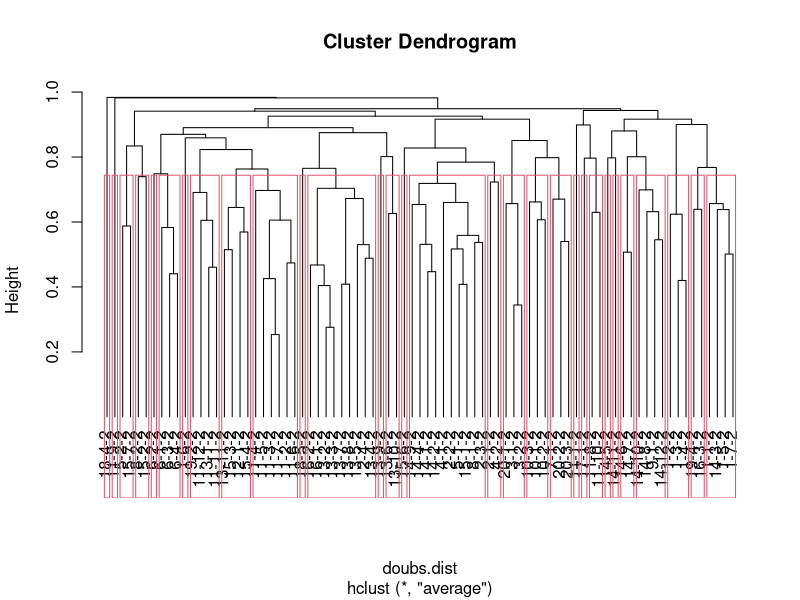
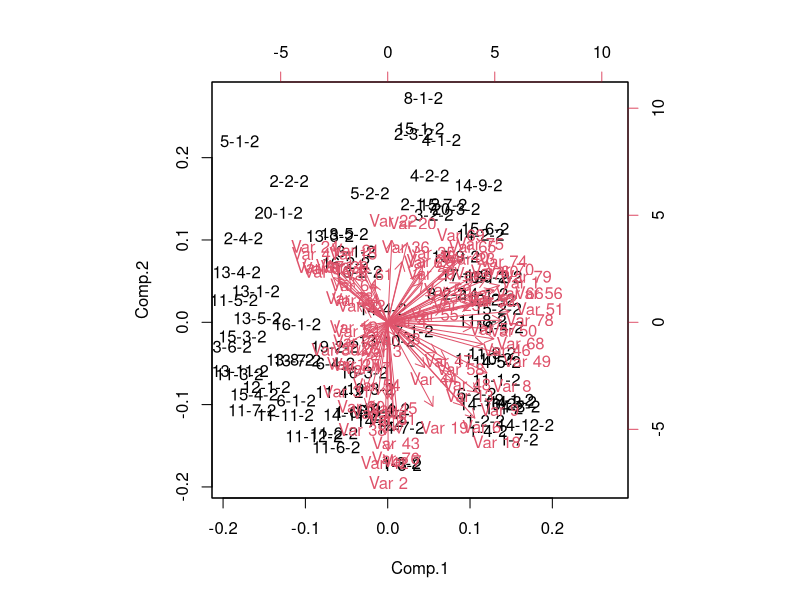
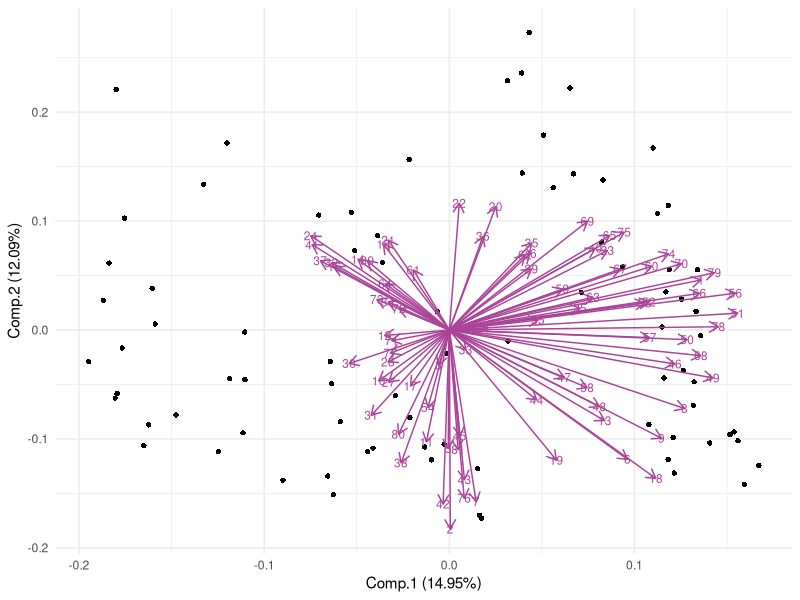
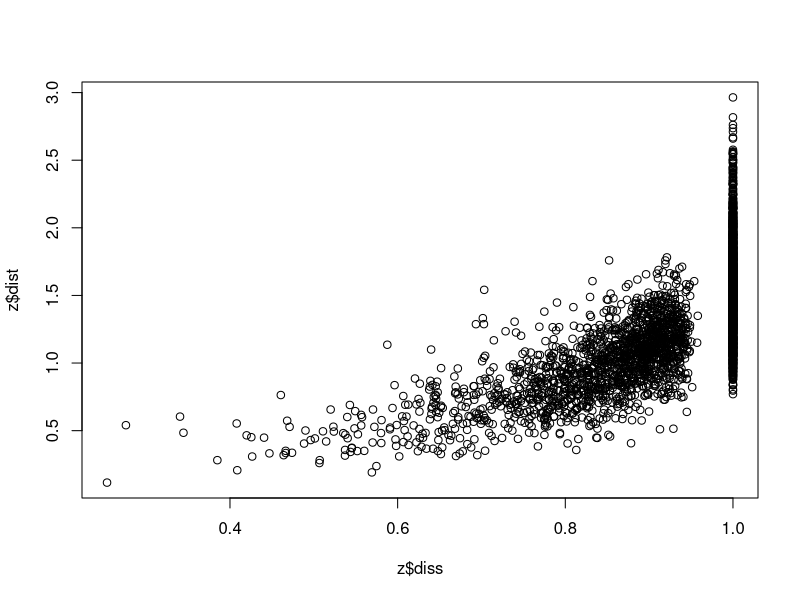
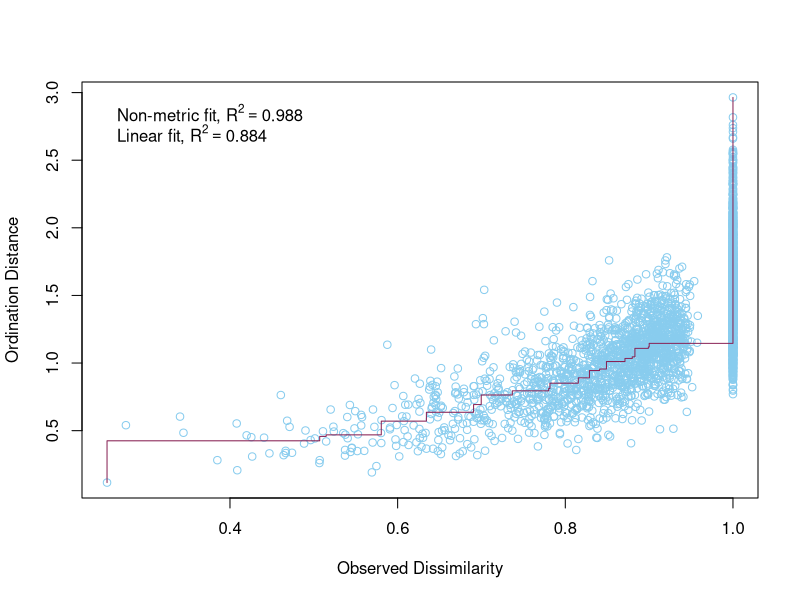
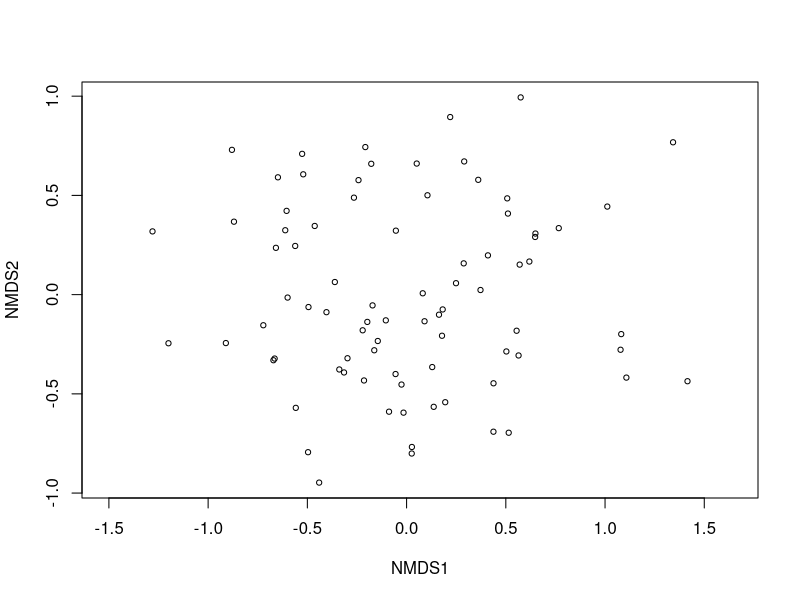
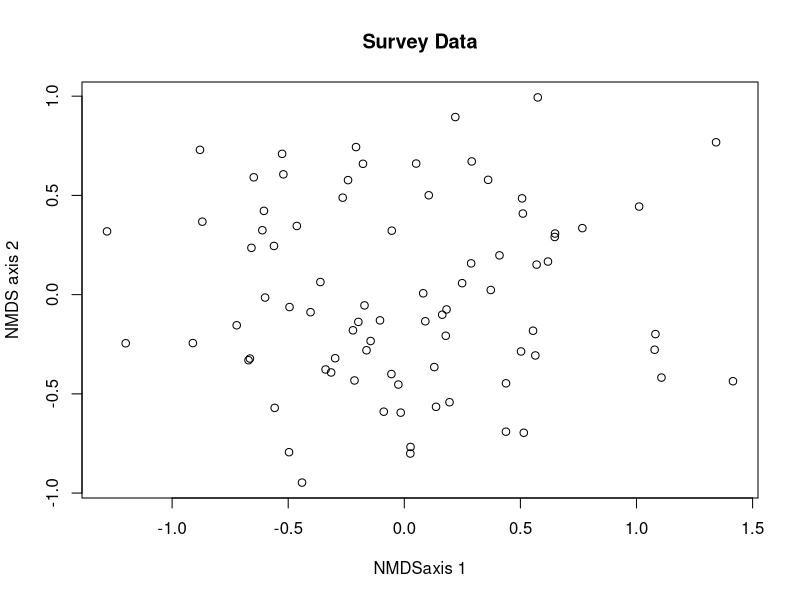
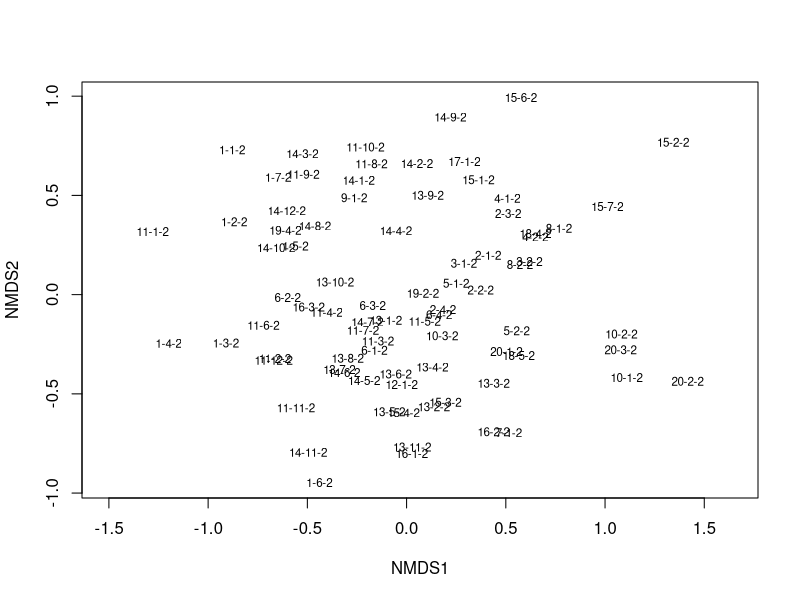

Reproduce these figures in R, in order. (Note: this script raises an error after producing the figures.)
#### NMDS Seedlings below 50 cm####

# Before anything else, verify that your environment is totally clear.
# This is important, because old objects can foul up the works
# Clean up the working environment
rm(list = ls())

# Verify working directory, should be ~/Documents/Analyses/lastname_first
getwd()

# Load tidyverse
library("tidyverse")
# Check for updates
tidyverse_update()


#### Cleaning up the data ####

library(dplyr)

library(readr)
SurveyData<- read_csv("Fieldwork/SurveyData_Clean_WN_removed.csv")

# The species that were entered as percent-cover need to be accounted for
# Given that the number of plants will vary greatly, but cover plants were all
# in Tier_1, for each percent cover plant I will give a value of 

# The plot needs to be numeric, so I need to change the Plot names to unique
# numeric variables, site needs to be given a number value as does W_N

# This code gives the combined plot names a simple, unique, numeric ID, but I 
# would like clearer ID's so I will use another method
# SurveyData_Combined$Plot <- as.numeric(as.factor(SurveyData_Combined$Plot))

# Assigning the Site a unique numeric value
SurveyData$Site <- as.numeric(as.factor(SurveyData$Site))
# Assigning W and N unique numeric values (weed is now 2, native is now 1)
SurveyData$W_N <- as.numeric(as.factor(SurveyData$W_N))

# Now combine this into unique numerical plot names
library(tidyr)
SurveyData_Combined <- SurveyData %>%
  unite(Plot, Site, Plot, sep = "-")

# Unite Plot and Weed vs Native columns so that now the plot id is all in one
# column that includes the site, plot number, and whether it is weed or native
library(tidyr)
SurveyData_Combined <- SurveyData_Combined %>%
  unite(Plot, Plot, W_N, sep = "-")

# I need to make this data only include seedlings. Therefore, I need to remove
# the rows that only include species > 51 cm.

SurveyData_Combined$seedlings <- SurveyData_Combined$Tier_1 - SurveyData_Combined$Tier_3
SurveyData_Combined$seedlings <- SurveyData_Combined$Tier_1 - SurveyData_Combined$Tier_4

#### Change the data to be a matrix (n sample units x p species) ####

# This code gives NA values when species are not present in a plot
#Survey_wideNA <- SurveyData_Combined %>%
#  pivot_wider(names_from = Plot, 
#              values_from = Tier_1, 
#              id_cols = ScientificName)

# autotransform is not doing anything, so I need to transform my data
# square root was given as a good transformation, so I will do that

 SurveyData_Combined$seedlings_sqrt <- sqrt(SurveyData_Combined$seedlings)

# Filter down to only native species
# Remove native species plots
# Remove rows where Group is "Native"

SurveyData_Combined_Weeds <- SurveyData_Combined %>% 
  filter(CentralSpecies != "Native")

# This code gives 0 values when species are not present in a plot
Survey_wide <- SurveyData_Combined_Weeds %>%
  pivot_wider(names_from = ScientificName, 
              values_from = seedlings_sqrt, 
              id_cols = Plot) %>%
  mutate_all(~ replace(., is.na(.), 0))

# instead of being a tibble, I wanted to convert it back to a data frame
Survey_wide = as.data.frame(Survey_wide)


# Needs to remove the first column of numbers as row names and make the Scientific 
# names of species into the row names
row.names(Survey_wide) <- Survey_wide$Plot 
# Remove the first column from the data frame 
Survey_wide <- Survey_wide[, -1]

#Quick checks for empty rows or columns...
rowSums(Survey_wide)
colSums(Survey_wide)

# These are the columns that need to be removed using the data with the extra 
# woolly nightshades removed
# Survey_wide<-Survey_wide[,-115] # this gets rid of the the column where there is a zero
# Survey_wide<-Survey_wide[,-40] # this gets rid of the the column where there is a zero
# Survey_wide<-Survey_wide[,-39] # this gets rid of the the column where there is a zero


# These are the columns that need to be removed using the data without the extra woolly
# nightshades removed
# Survey_wide<-Survey_wide[,-14] # this gets rid of the the column where there is a zero
# Survey_wide<-Survey_wide[,-34] # this gets rid of the the column where there is a zero
# Survey_wide<-Survey_wide[,-37] # this gets rid of the the column where there is a zero

# Remove empty columns
Survey_wide <- Survey_wide[, colSums(Survey_wide) != 0]
Survey_wide <- Survey_wide[, rowSums(Survey_wide) != 0]

rowSums(Survey_wide)
colSums(Survey_wide)

# Try removing outlier
Survey_wide<-Survey_wide[-80, ] # this gets rid of the the row that looks to be an outlier

# This code gives 0 values when species are not present in a plot
# Survey_wide <- SurveyData_Combined %>%
#  pivot_wider(names_from = ScientificName, 
#              values_from = Tier_1_sqrt, 
#              id_cols = Plot) %>%
#  mutate_all(~ replace(., is.na(.), 0))

# instead of being a tibble, I wanted to convert it back to a data frame
# Survey_wide = as.data.frame(Survey_wide)


# Needs to remove the first column of numbers as row names and make the Scientific 
# names of species into the row names
# row.names(Survey_wide) <- Survey_wide$Plot 
# Remove the first column from the data frame 
# Survey_wide <- Survey_wide[, -1]

# Note is that this is not subset, may need to subset to only the 
# most common species or species that occur more than 5 times etc.

#### NMDS ####

library(vegan)

#Quick checks for empty rows or columns...
# rowSums(Survey_wide)
# colSums(Survey_wide)

#Empty sites can cause problems so let's drop it
# Survey_wide<-Survey_wide[,-46] # this gets rid of the the column where there is a zero
# Survey_wide<-Survey_wide[,-49,] # this gets rid of the the column where there is a zero
??vegdist

doubs.dist<-vegdist(Survey_wide)
doubs.dist

# Check for Na, NaN,Inf values
any(is.na(doubs.dist))
any(is.infinite(doubs.dist))


#Classification
Survey_wide<-hclust(doubs.dist,method='average')
plot(Survey_wide,hang=-1) #The hang=-1 tidies it up so all the end nodes finish at the same level
grp<-cutree(Survey_wide,k=30) #K=4 is saying to identify the dominant 4 groups.
grp
rect.hclust(Survey_wide, k=30)


#Conduct a PCA on continuous data, commonly used for environmental 
#variable reduction. Say we want to combine variables that are similar in 
#for SEM we may use PCA

# linkage - once you have the two most similar sites together, how do you think about the similarity to the other sites. Best method is UPPGMA (an average weighed method)

# Now doing a PCA on the data
# Can do PCA on vegan or just the base programme of R, they just use different commands 
# (see powerpoint handout for more info)

doubs.pca<-princomp(doubs.dist,cor=TRUE)
summary(doubs.pca) 
biplot(doubs.pca)

# Create PCA biplot with sites as points

# Load necessary libraries
library(ggplot2)
library(ggfortify)

autoplot(
  doubs.pca,
  data = doubs.dist,
  loadings = TRUE,             # Display loadings vectors
  loadings.label = TRUE,       # Display loadings labels
  loadings.colour = '#AA4499',     # Loadings vector color
  loadings.label.size = 3,     # Loadings label size
  loadings.label.colour = "#AA4499", # Loadings label color
  shape = 16) +                   # Use points for sites
  theme_minimal()              # Apply a minimal theme



#Moving on now to MDS
#DO MDS with vegan package
z <- metaMDS(comm = doubs.dist,
             autotransform = FALSE,
             distance = "bray",
             engine = "monoMDS",
             k = 4,
             weakties = TRUE,
             model = "global",
             maxit = 300,
             try = 40,
             trymax = 50)

z
# Stress Plot = Sheppard Plot
plot(z$diss, z$dist)

stressplot(object = z,
           p.col = "#88CCEE",
           l.col = "#882255",
           lwd = 1)

#always report the stress for MDS, never report the Rsquared you get from that plot above
plot(z)

plot(z[["points"]][,2]~z[["points"]][,1],main="Survey Data", xlab="NMDSaxis 1" , ylab= "NMDS axis 2", cex = 0.5 +as.numeric(Survey_wide$nit))

# Using ggplot2 to make a plot with site names
plot(z, type = "t")

# Looking at the stress/goodness of fit
gof <- goodness(object = z)
plot(z, display = "sites", type = "none")
points(z, display = "sites", cex = 2*gof/mean(gof))


# Make the points into a data frame for ggplot
z$points %>% head()
z.points <- data.frame(z$points)

# I need to make a new data frame that is just the plots and the Central species
# for that plot
# Load the dplyr package
library(dplyr)

# Create a new data frame with unique Plot values
Plot_Species <- SurveyData_Combined_Weeds %>% distinct(Plot, .keep_all = TRUE)
Plot_Species<-Plot_Species[-80, ] # this gets rid of the the outlier

grp <- Plot_Species$CentralSpecies

# I don't think I need these

# data.scores <- as.data.frame(scores(z))  #Using the scores function from vegan to extract the site scores and convert to a data.frame
# data.scores$site <- rownames(z)  # create a column of site names, from the rownames of data.scores
# data.scores$grp <- grp  #  add the grp variable created earlier
# head(data.scores)  #look at the data
hcl.colors(8, palette = "Cividis")
hcl.colors(8, palette = "Tropic")

# Create a data frame of NMDS results with group information
z.points$Group <- Plot_Species$CentralSpecies # Replace with your group column

# Customize plot with ggplot2
nmds_plot <- ggplot(data = z.points, aes(x = MDS1, y = MDS2, shape = Group, color = Group)) +
  geom_point(size = 2) + # Set point size
  scale_shape_manual(values = c(16, 15, 18)) + # Customize shapes
  scale_color_manual(values = c("#070707", "#AA0065", "#F1B17F")) + # Customize colors
  theme_minimal() +
  labs(x = "NMDS1", y = "NMDS2")

# Print the plot
print(nmds_plot)

# This plot works!!!!!!!!

# Customize plot with ggplot2 add polygons/ellipses
nmds_plot <- ggplot(data = z.points, aes(x = MDS1, y = MDS2, shape = Group, color = Group)) +
  geom_point(size = 2) + # Set point size
  scale_shape_manual(values = c(16, 15, 18, 19)) + # Customize shapes
  scale_color_manual(values = c("#7D1D67", "#ED4572", "#FF9772")) + # Customize colors
  geom_polygon(data = z.points, aes(fill = Group, group = Group), alpha = 0.1) +
  theme_minimal() +
  labs(x = "NMDS1", y = "NMDS2")

# Print the plot
print(nmds_plot)

# Customize plot with ggplot2 add ellipses
nmds_plot <- ggplot(data = z.points, aes(x = MDS2, y = MDS4, shape = Group, color = Group)) +
  geom_point(size = 2) + # Set point size
  scale_shape_manual(values = c(16, 15, 18)) + # Customize shapes
  scale_color_manual(values = c("#882265", "#88CCEE", "#332288")) + # Customize colors
  stat_ellipse(aes(group = Group, fill = Group), geom = "polygon", alpha = 0.1) +
  theme_minimal() +
  labs(x = "NMDS1", y = "NMDS2")

# Print the plot
print(nmds_plot)

# Native species plots are kind of all over the place, let's look at it without 
# Native plots

# Remove native species plots
# Remove rows where Group is "Native"
# z.points.weeds <- z.points %>% 
#  filter(Group != "Native")


# Customize plot with ggplot2 add ellipses
nmds_plot <- ggplot(data = z.points, aes(x = MDS2, y = MDS4, shape = Group, color = Group)) +
  geom_point(size = 2) + # Set point size
  scale_shape_manual(values = c(16, 15, 17)) + # Customize shapes
  scale_color_manual(values = c("#882265", "#88CCEE", "#332288")) + # Customize colors
  stat_ellipse(aes(group = Group, fill = Group), geom = "polygon", alpha = 0.1) +
  theme_minimal() +
  labs(x = "NMDS2", y = "NMDS4")

# Print the plot
print(nmds_plot)

# Look with centroids
group_centroids <- data.frame(
  Location = c("Solanum mauritianum", "Ligustrum lucidum", "Paraserianthes lophantha"),
  Centroid_X = c(mean(z.points$MDS1[z.points$Group == "Solanum mauritianum"]),
                 mean(z.points$MDS1[z.points$Group == "Ligustrum lucidum"]),
                 mean(z.points$MDS1[z.points$Group == "Paraserianthes lophantha"])),
  Centroid_Y = c(mean(z.points$MDS2[z.points$Group == "Solanum mauritianum"]),
                 mean(z.points$MDS2[z.points$Group == "Ligustrum lucidum"]),
                 mean(z.points$MDS2[z.points$Group == "Paraserianthes lophantha"])),
  Centroid_Z = c(mean(z.points$MDS3[z.points$Group == "Solanum mauritianum"]),
                 mean(z.points$MDS3[z.points$Group == "Ligustrum lucidum"]),
                 mean(z.points$MDS3[z.points$Group == "Paraserianthes lophantha"])),
  Centroid_A = c(mean(z.points$MDS4[z.points$Group == "Solanum mauritianum"]),
                 mean(z.points$MDS4[z.points$Group == "Ligustrum lucidum"]),
                 mean(z.points$MDS4[z.points$Group == "Paraserianthes lophantha"]))
#  Centroid_B = c(mean(z.points$MDS5[z.points$Group == "Solanum mauritianum"]),
#                 mean(z.points$MDS5[z.points$Group == "Ligustrum lucidum"]),
#                 mean(z.points$MDS5[z.points$Group == "Paraserianthes lophantha"]))
)

# Sort z.points.weeds to match group-centroids order
# Define the custom order for the 'group' column
z.points$Group <- factor(z.points$Group, levels = c('Solanum mauritianum', 'Ligustrum lucidum', 'Paraserianthes lophantha'))

# Sort the data frame based on the custom order
z.points <- z.points[order(z.points$Group), ]


plot_data<-data.frame(
  Location = z.points$Group,
  MDS1=z.points$MDS1,
  MDS2=z.points$MDS2,
  MDS3=z.points$MDS3,
  MDS4=z.points$MDS4,
#  MDS5=z.points$MDS5,
  xend=c(rep( group_centroids[1,2],27),rep(group_centroids[2,2],27), rep(group_centroids[3,2],27)),
  yend=c(rep( group_centroids[1,3],27),rep(group_centroids[2,3],27), rep(group_centroids[3,3],27)),
  zend=c(rep( group_centroids[1,4],27),rep(group_centroids[2,4],27), rep(group_centroids[3,4],27)),
  Aend=c(rep( group_centroids[1,5],27),rep(group_centroids[2,5],27), rep(group_centroids[3,5],27)))
#  Bend=c(rep(group_centroids[1,6],27),rep( group_centroids[2,6],27), rep(group_centroids[3,6],27)))

# ggplot with centroids dimensions 1 and 3
ggplot(plot_data, aes(x = MDS1, y = MDS3, shape = Location, color = Location)) +
  geom_point(size=2) +
  scale_color_manual(values = c("#882265", "#88CCEE", "#332288")) + 
  scale_shape_manual(values = c(16, 15, 17)) + 
  stat_ellipse(aes(group = Location, fill = Location), geom = "polygon", alpha = 0.1) +
  geom_point(data = group_centroids, aes(x = Centroid_X, y = Centroid_Z, shape = Location, color = Location)) +
  geom_segment(data = plot_data, aes(x = MDS1, y = MDS3, 
                                     xend = xend, yend = zend, color = Location), alpha = 0.5)+
  
  theme_classic()

# ggplot with centroids dimensions 1 and 4
ggplot(plot_data, aes(x = MDS1, y = MDS4, shape = Location, color = Location)) +
  geom_point(size=2) +
  scale_color_manual(values = c("#882265", "#88CCEE", "#332288")) + 
  scale_shape_manual(values = c(16, 15, 17)) + 
  stat_ellipse(aes(group = Location, fill = Location), geom = "polygon", alpha = 0.1) +
  geom_point(data = group_centroids, aes(x = Centroid_X, y = Centroid_A, shape = Location, color = Location)) +
  geom_segment(data = plot_data, aes(x = MDS1, y = MDS4, 
                                     xend = xend, yend = Aend, color = Location), alpha = 0.5)+
  
  theme_classic()

# ggplot with centroids dimensions 2 and 4
ggplot(plot_data, aes(x = MDS2, y = MDS4, shape = Location, color = Location)) +
  geom_point(size=2) +
  scale_color_manual(values = c("#882265", "#88CCEE", "#332288")) + 
  scale_shape_manual(values = c(16, 15, 17)) + 
  stat_ellipse(aes(group = Location, fill = Location), geom = "polygon", alpha = 0.1) +
  geom_point(data = group_centroids, aes(x = Centroid_Y, y = Centroid_A, shape = Location, color = Location)) +
  geom_segment(data = plot_data, aes(x = MDS2, y = MDS4, 
                                     xend = yend, yend = Aend, color = Location), alpha = 0.5)+
  
  theme_classic()

# ggplot with centroids dimensions 2 and 3
ggplot(plot_data, aes(x = MDS2, y = MDS3, shape = Location, color = Location)) +
  geom_point(size=2) +
  scale_color_manual(values = c("#882265", "#88CCEE", "#332288")) + 
  scale_shape_manual(values = c(16, 15, 17)) + 
  stat_ellipse(aes(group = Location, fill = Location), geom = "polygon", alpha = 0.1) +
  geom_point(data = group_centroids, aes(x = Centroid_Y, y = Centroid_Z, shape = Location, color = Location)) +
  geom_segment(data = plot_data, aes(x = MDS2, y = MDS3, 
                                     xend = yend, yend = zend, color = Location), alpha = 0.5)+
  
  theme_classic()

# ggplot with centroids dimensions 3 and 4
ggplot(plot_data, aes(x = MDS3, y = MDS4, shape = Location, color = Location)) +
  geom_point(size=2) +
  scale_color_manual(values = c("#882265", "#88CCEE", "#332288")) + 
  scale_shape_manual(values = c(16, 15, 17)) + 
  stat_ellipse(aes(group = Location, fill = Location), geom = "polygon", alpha = 0.1) +
  geom_point(data = group_centroids, aes(x = Centroid_Z, y = Centroid_A, shape = Location, color = Location)) +
  geom_segment(data = plot_data, aes(x = MDS3, y = MDS4, 
                                     xend = zend, yend = Aend, color = Location), alpha = 0.5)+
  
  theme_classic()

#### PERMANOVA ####

# Filter down to only native species
# Remove native species plots
# Remove rows where Group is "Native"

SurveyData_Combined_Weeds <- SurveyData_Combined %>% 
  filter(CentralSpecies != "Native")

# This code gives 0 values when species are not present in a plot
Survey_perm <- SurveyData_Combined_Weeds %>%
  pivot_wider(names_from = ScientificName, 
              values_from = seedlings_sqrt, 
              id_cols = Plot) %>%
  mutate_all(~ replace(., is.na(.), 0))

# instead of being a tibble, I wanted to convert it back to a data frame
Survey_perm = as.data.frame(Survey_perm)


# Needs to remove the first column of numbers as row names and make the Scientific 
# names of species into the row names
row.names(Survey_perm) <- Survey_perm$Plot 
# Remove the first column from the data frame 
Survey_perm <- Survey_perm[, -1]

#Quick checks for empty rows or columns...
rowSums(Survey_perm)
colSums(Survey_perm)

# These are the columns that need to be removed using the data with the extra 
# woolly nightshades removed
#Survey_perm<-Survey_perm[,-115] # this gets rid of the the column where there is a zero
#Survey_perm<-Survey_perm[,-40] # this gets rid of the the column where there is a zero
#Survey_perm<-Survey_perm[,-39] # this gets rid of the the column where there is a zero

#Empty sites can cause problems so let's drop it
#Survey_perm<-Survey_perm[,-14] # this gets rid of the the column where there is a zero
#Survey_perm<-Survey_perm[,-34] # this gets rid of the the column where there is a zero
#Survey_perm<-Survey_perm[,-37] # this gets rid of the the column where there is a zero

Survey_perm <- Survey_perm[, colSums(Survey_perm) != 0]
Survey_perm <- Survey_perm[, rowSums(Survey_perm) != 0]

Survey_perm<-Survey_perm[-80, ] # this gets rid of the the row that is an outlier

# Make a distance matrix
perm_dist<-vegdist(Survey_perm, method='bray')


#Assumptions

dispersion<-betadisper(perm_dist, group=plot_data$Location,type = "centroid")

plot(dispersion)

anova(dispersion)


#Test

Perma_result<-adonis2( perm_dist~as.factor(plot_data$Location), data=perm_dist,
                       permutations=9999)

Perma_result
